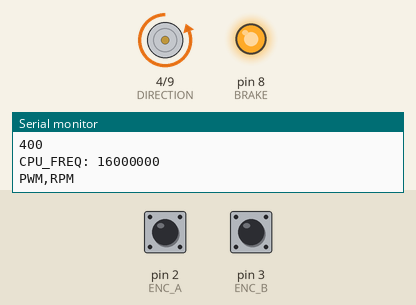
Recording of a sketch running on a simulated Arduino Uno, built with avr-gcc and run on an emulated ATmega328P. Shown: direction and speed pins drawn as motors (green arrow = direction pin HIGH = forward, orange = LOW = backward, longer = more drive), output pins drawn as LEDs (lit = HIGH), the last lines printed to the serial monitor. The inputs (shaded band) are chosen by the test bench; at power-on: pin 2 (ENC_A) HIGH, pin 3 (ENC_B) HIGH.

Above: at 0.1 s.
At 2.1 s:
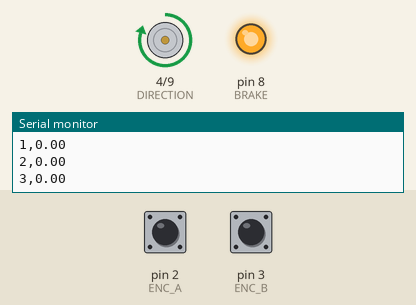
At 20.1 s:
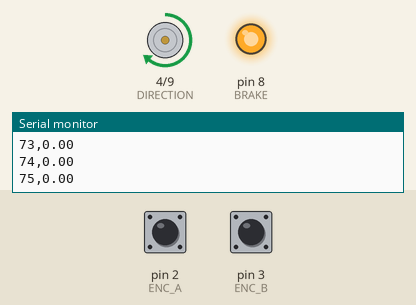
At 38.6 s:
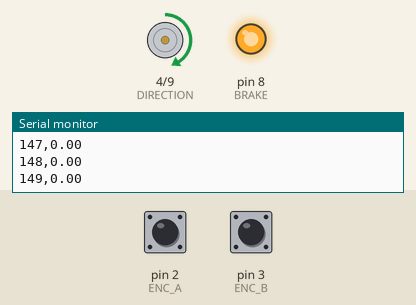
Timing chart, 0 to 40.0 s (numbered marks = the images above):
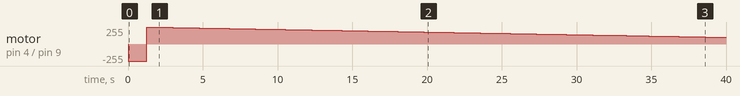

Measured:
- by itself, motor on pin 4 (DIRECTION) / pin 9 (PWM): stopped → backward 255/255 at 0.00 s, → forward 254/255 1.3 s later, → forward 253/255 0.25 s later, → forward 252/255 0.25 s later, … (123 changes in this stretch)

The sketch:

pwm_rpm_look_up_table_generator.ino
```cpp
#include <Wire.h>
#include <Arduino.h>

// Define interrupt pins
#define ENC_A 2
#define ENC_B 3

// Define Motor Pins
#define BRAKE         8
#define PWM           9
#define DIRECTION     4

// Define encoder variables
volatile long encoder_count = 0;
volatile bool enc_a_last_state = 0;
volatile bool enc_b_last_state = 0;

// Define timer variables
unsigned long last_time = 0;
const unsigned long sample_time = 250; // Sample time in milliseconds

// Motor PWM Frequency
const uint16_t PWM_FREQUENCY = 20000;                 // The motor driver can handle a PWM frequency up to 20kHz
const uint16_t PWMVALUE = F_CPU / PWM_FREQUENCY / 2;  // The frequency is given by F_CPU/(2*N*ICR) - where N is the prescaler, prescaling is used so the frequency is given by F_CPU/(2*ICR) - ICR = F_CPU/PWM_FREQUENCY/2

// Define motor variables WE FOUND OUT THAT THE ENCODER CPR is approximately 400cpr
int pwm_s = 0;
byte dir;
float motor_speed = 0.0;
uint32_t timer;


void setPWM(uint16_t dutyCycle) { // dutyCycle is a value between 0-ICR1
    OCR1A = dutyCycle;
}

void Motor_control(int pwm) {
  if (pwm <= 0) {
    digitalWrite(DIRECTION, LOW);
    pwm = -pwm;
  } else {
    digitalWrite(DIRECTION, HIGH);
  }
  setPWM(map(pwm, 0, 255, PWMVALUE, 0));
}

void setup() {
  Serial.begin(115200);

  // Set PWM frequency to 20kHz - see the datasheet http://www.atmel.com/Images/doc8272.pdf page 128-135
  // Set up PWM, Phase and Frequency Correct on pin 9 (OC1A) & pin 10 (OC1B) with ICR1 as TOP using Timer1
  TCCR1B = (1 << WGM13) | (1 << CS10);  // Set PWM Phase and Frequency Correct with ICR1 as TOP and no prescaling
  ICR1 = PWMVALUE;                      // ICR1 is the TOP value - this is set so the frequency is equal to 20kHz

  // Clear OC1A/OC1B on compare match when up-counting - Set OC1A/OC1B on compare match when downcounting
  TCCR1A = (1 << COM1A1) | (1 << COM1B1);
  setPWM(400);

  Serial.println("PWM: "); Serial.println(PWMVALUE); Serial.print("CPU_FREQ: "); Serial.println(F_CPU);
  Serial.println("PWM,RPM");

  pinMode(ENC_A, INPUT_PULLUP);
  pinMode(ENC_B, INPUT_PULLUP);

  // Attach interrupts to encoder pins
  attachInterrupt(digitalPinToInterrupt(ENC_A), isr_enc_a, CHANGE);
  attachInterrupt(digitalPinToInterrupt(ENC_B), isr_enc_b, CHANGE);

  pinMode(PWM, OUTPUT);
  pinMode(BRAKE, OUTPUT);
  pinMode(DIRECTION, OUTPUT);

  digitalWrite(BRAKE, HIGH);
  delay(1000);
}

void loop() {
  for (int pwm = 0; pwm <= 255; pwm++) {
    //Control and settle time
    Motor_control(pwm);
    delay(200); // wait for settling time before taking the measurement

    // reset encoder count
    encoder_count = 0;

    // Collect sample
    unsigned long start_time = millis();
    // Wait for 250ms to measure the RPM
    delay(50);
    unsigned long elapsed_time = millis() - start_time;
    unsigned long current_count = encoder_count;

    // Calculate RPM based on encoder count and elapsed time
    motor_speed = (current_count * 60000L) / (400L * elapsed_time);

    // Output PWM and RPM to serial console in CSV format
    Serial.print(pwm);
    Serial.print(",");
    Serial.println(motor_speed);

  }
  delay(8000);
}


// Interrupt service routine for encoder signal A
void isr_enc_a() {
  bool enc_a_state = digitalRead(ENC_A);
  bool enc_b_state = digitalRead(ENC_B);

  if (enc_a_last_state == 1 && enc_a_state == 0) {
    if (enc_b_state == 0) {
      encoder_count--;
    } else {
      encoder_count++;
    }
  } else if (enc_a_last_state == 0 && enc_a_state == 1) {
    if (enc_b_state == 0) {
      encoder_count++;
    } else {
      encoder_count--;
    }
  }

  enc_a_last_state = enc_a_state;
}

// Interrupt service routine for encoder signal B
void isr_enc_b() {
  bool enc_b_state = digitalRead(ENC_B);
  bool enc_a_state = digitalRead(ENC_A);

  if (enc_b_last_state == 1 && enc_b_state == 0) {
    if (enc_a_state == 1) {
      encoder_count--;
    } else {
      encoder_count++;
    }
  } else if (enc_b_last_state == 0 && enc_b_state == 1) {
    if (enc_a_state == 1) {
      encoder_count++;
    } else {
      encoder_count--;

    }
  }

  enc_b_last_state = enc_b_state;
}
```
